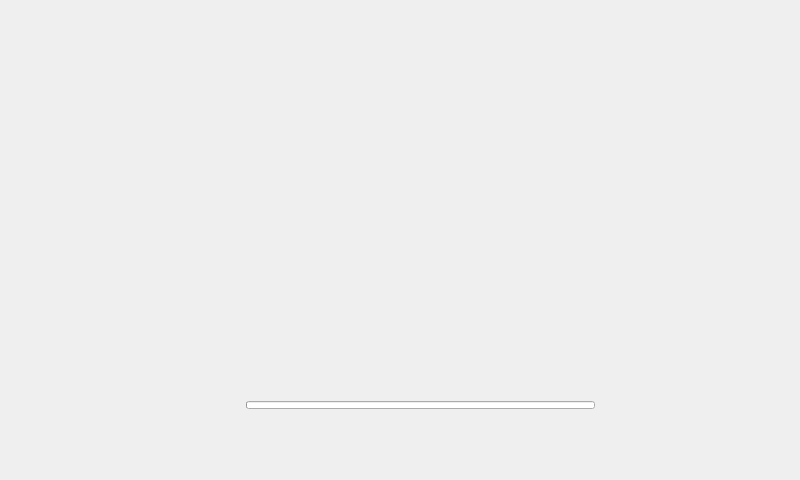
<?xml version="1.0" encoding="UTF-8"?>
<ui version="4.0">
 <class>Form</class>
 <widget class="QWidget" name="Form">
  <property name="geometry">
   <rect>
    <x>0</x>
    <y>0</y>
    <width>800</width>
    <height>480</height>
   </rect>
  </property>
  <property name="windowTitle">
   <string>Form</string>
  </property>
  <widget class="QProgressBar" name="loadingBar">
   <property name="geometry">
    <rect>
     <x>246</x>
     <y>401</y>
     <width>349</width>
     <height>8</height>
    </rect>
   </property>
   <property name="value">
    <number>0</number>
   </property>
   <property name="textVisible">
    <bool>false</bool>
   </property>
  </widget>
  <widget class="QLabel" name="loadingLabel">
   <property name="geometry">
    <rect>
     <x>251</x>
     <y>426</y>
     <width>337</width>
     <height>30</height>
    </rect>
   </property>
   <property name="text">
    <string/>
   </property>
   <property name="alignment">
    <set>Qt::AlignCenter</set>
   </property>
  </widget>
  <widget class="QLabel" name="label">
   <property name="geometry">
    <rect>
     <x>310</x>
     <y>194</y>
     <width>213</width>
     <height>70</height>
    </rect>
   </property>
   <property name="text">
    <string/>
   </property>
   <property name="pixmap">
    <pixmap>Resources/logo_final small.png</pixmap>
   </property>
  </widget>
 </widget>
 <resources>
  <include location="icons.qrc"/>
 </resources>
 <connections/>
</ui>
